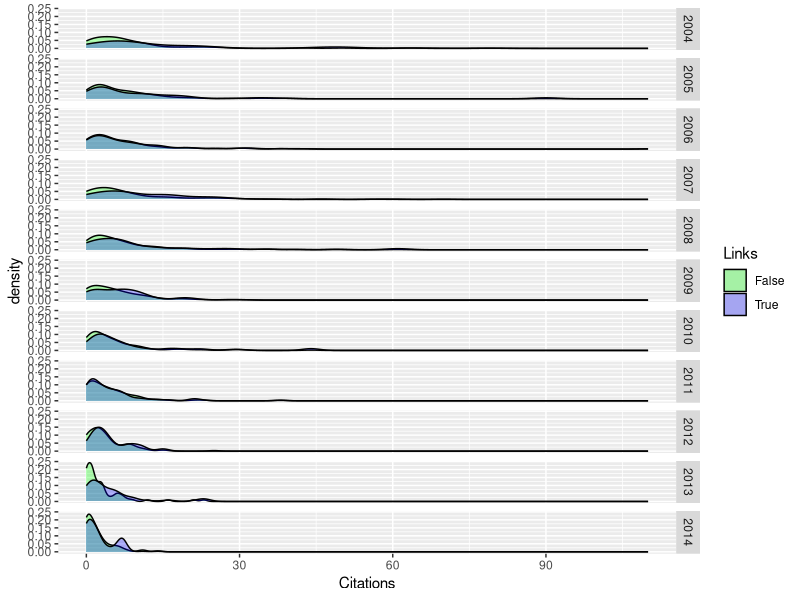
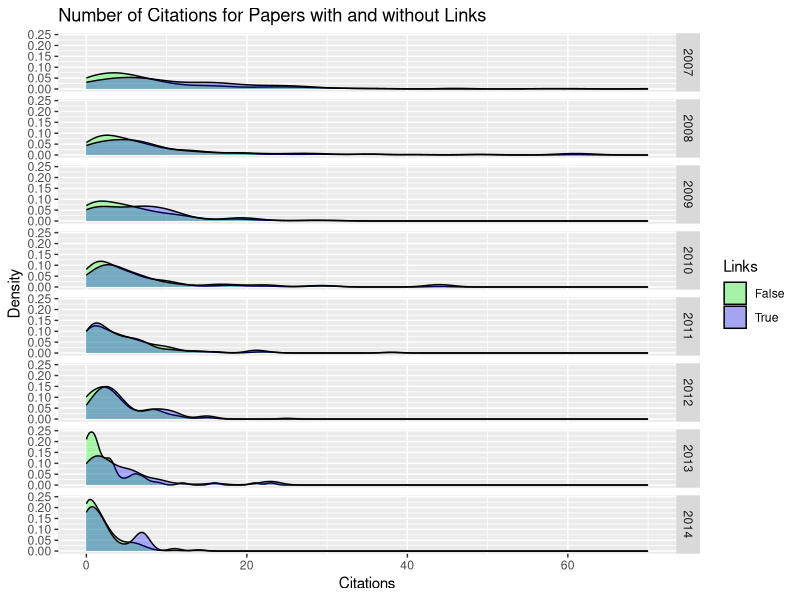
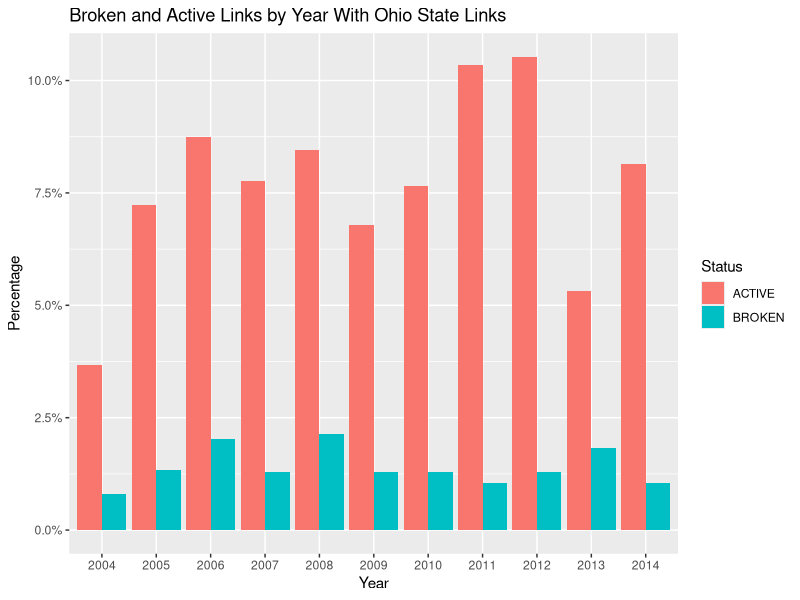
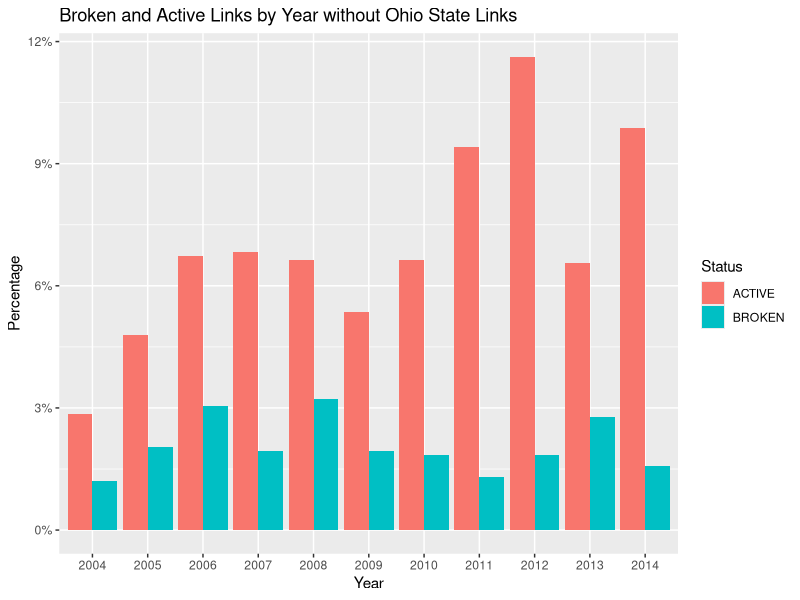
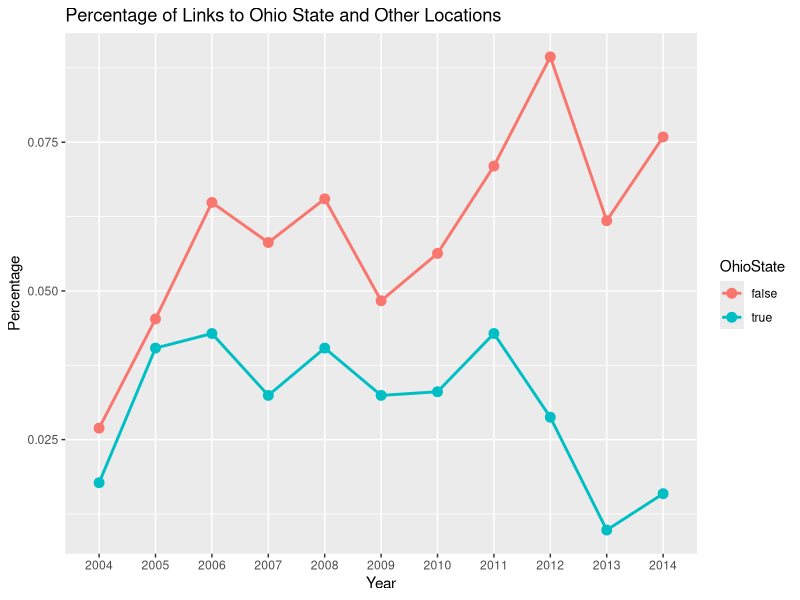
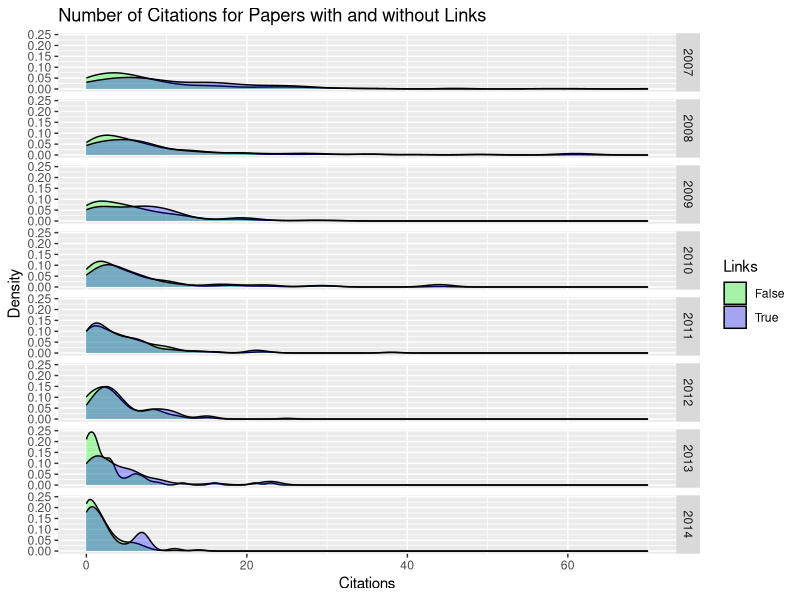
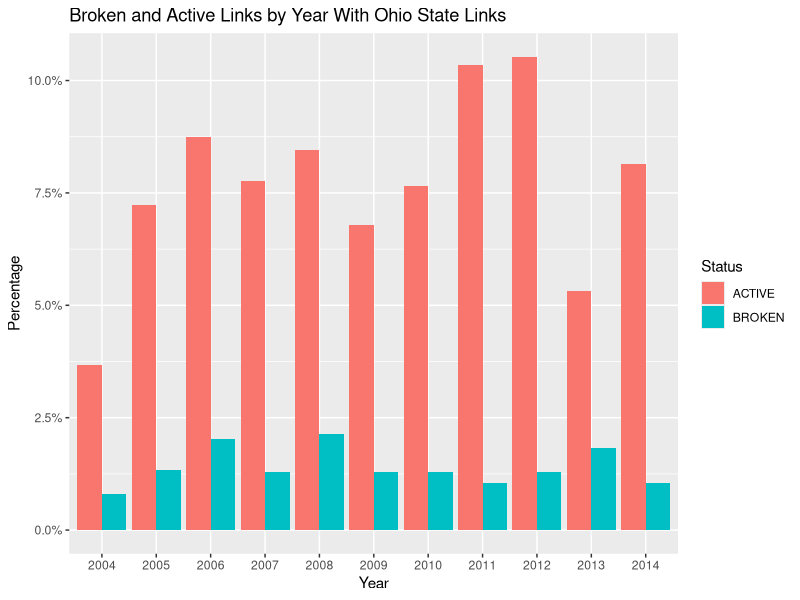
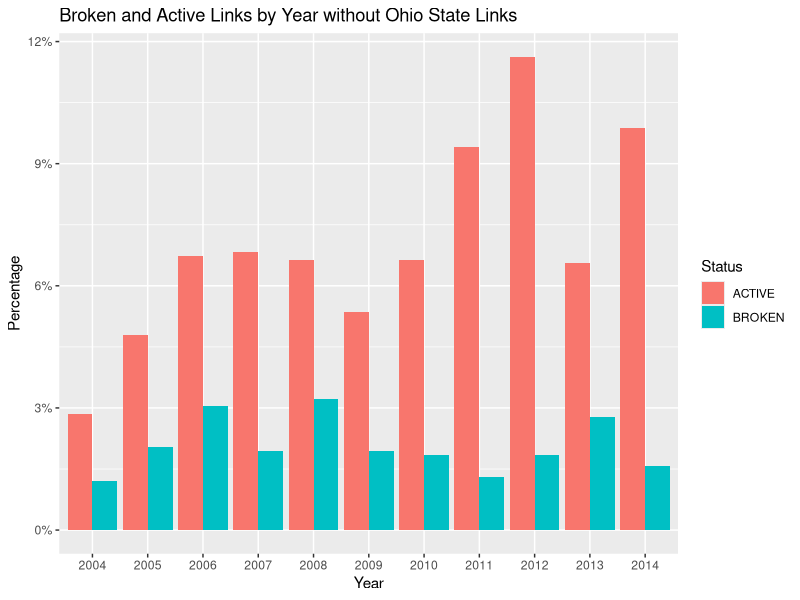

R code for these plots, in order:
## ---- chunk 1
library(ggplot2)
library(dplyr)
library(scales)

## ---- chunk 2
# Preprocessing for density chart
raw1 <- read.csv("JMoSp_noLink_ready_for_processing.csv")
str(raw1)
colnames(raw1)
keeps1 <- c("Non_self_referencial_link","citationCount", "dateYear")
link_data1 <- raw1[keeps1]

raw2 <- read.csv("JMoSp_records_ready_for_processing.csv")
keeps2 <- c("Non_self_referencial_link","citationCount", "dateYear")
link_data2 <- raw2[keeps2]

link_data <- rbind(link_data1,link_data2)

colnames(link_data) <- c("Links", "Citations", "Year") 

# Preprocessing for histogram
keeps3 <- c("Column","StatusOverview", "dateYear")
chart2 <- raw2[keeps3]

colnames(chart2) <- c("number", "Status", "Year") 
chart2$number <- factor(chart2$number)
chart2$Year <- factor(chart2$Year)
str(chart2)
## ---- chunk 3
# Desity plots (all data including Ohio State links)
link_data$Links <- factor(link_data$Links)

l <- ggplot(link_data, aes(x = Citations, fill = Links)) + 
  geom_density(alpha = .3) +
  facet_grid(Year ~.) +
  scale_fill_manual( values = c("green","blue"))
l

# Desity plots of just 2007 - 2014 (all data including Ohio State links)
target <- c("2007","2008","2009","2010","2011","2012","2013","2014")
sub_link_data <- filter(link_data, Year %in% target)

l2 <- ggplot(sub_link_data, aes(x = Citations, fill = Links)) + 
  geom_density(alpha = .3) +
  facet_grid(Year ~.) +
  scale_fill_manual( values = c("green","blue"))
ls <- l2 + xlab("Citations") + ylab("Density") + ggtitle("Number of Citations for Papers with and without Links")
ls

ggsave('l2.png', height = 11, width = 8.5)

# Bar plot for all data (Percentage)

c <- ggplot(chart2, aes(x = Year, fill = Status)) +  
        geom_bar(aes(y = (..count..)/sum(..count..)),position="dodge") + 
        scale_y_continuous(labels=percent)
c <- c + xlab("Year") + ylab("Percentage") + ggtitle("Broken and Active Links by Year With Ohio State Links")
c

ggsave('c.png', height = 8, width = 8.5)
## ---- chunk 4
# Data with Ohio State Column
oh_data <- read.csv("JMoSp_records_w_OhioStateColumn_ready_for_processing.csv")

# Remove all records to OhioState Repo
no_oh <- filter(oh_data, OhioState == "false")

# Process for plot 2
keep <- c("Column","StatusOverview", "dateYear")
chart3 <- no_oh[keep]
colnames(chart3) <- c("number", "Status", "Year") 
chart3$number <- factor(chart3$number)
chart3$Year <- factor(chart3$Year)

# Broken vs. active links without Ohio State Repo (Percent)
p <- ggplot(chart3, aes(x = Year, fill = Status)) +  
        geom_bar(aes(y = (..count..)/sum(..count..)),position="dodge") + 
        scale_y_continuous(labels=percent)
p <- p + xlab("Year") + ylab("Percentage") + ggtitle("Broken and Active Links by Year without Ohio State Links")
p

ggsave('p.png', height = 8, width = 8.5)
## ---- chunk 5
# restructuring
head(oh_data)
oh_data$OhioState <- factor(oh_data$OhioState)
keeps <- c("OhioState", "dateYear")
prop_time <- oh_data[keeps]
head(prop_time)
prop_time$dateYear <- factor(prop_time$dateYear)
str(prop_time)

y <- table(prop_time$dateYear, prop_time$OhioState)
y <- prop.table(y) # percentages
y <- as.data.frame(y)
colnames(y) <- c("Year", "OhioState", "Percentage")
str(y)

# Plotting
y_plot <- ggplot(y, aes(x=Year, y=Percentage, group=OhioState, colour=OhioState)) +
    geom_line(size=1) +
    geom_point(size=3)
y_plot <- y_plot + xlab("Year") + ylab("Percentage") + ggtitle("Percentage of Links to Ohio State and Other Locations")
y_plot

ggsave('y_plot.png', height = 8, width = 8.5)
